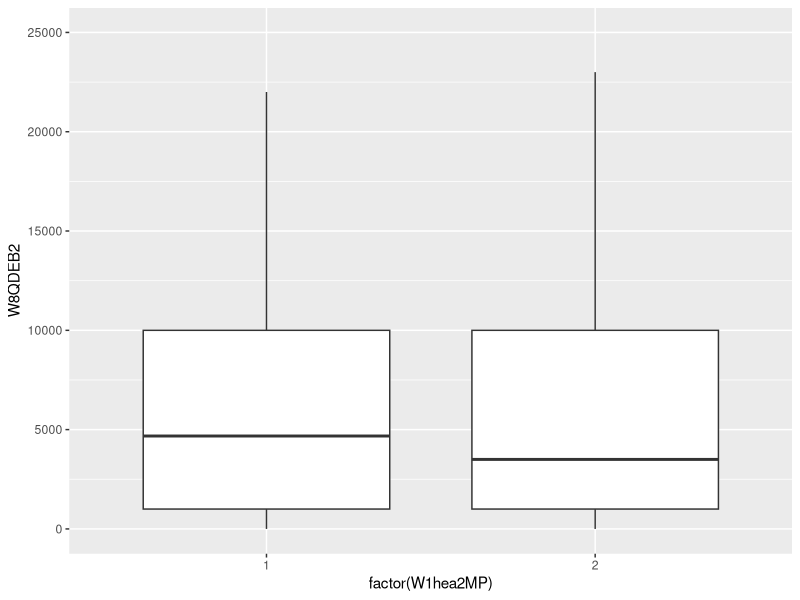
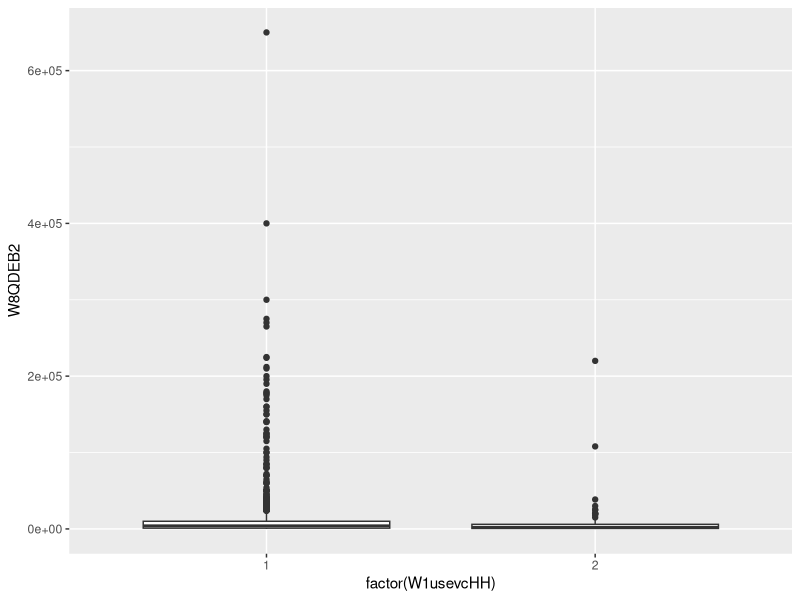
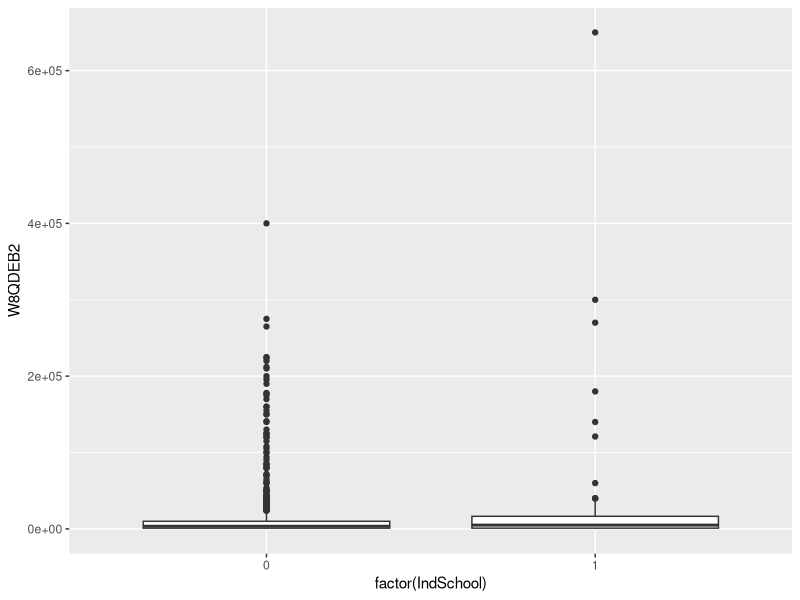
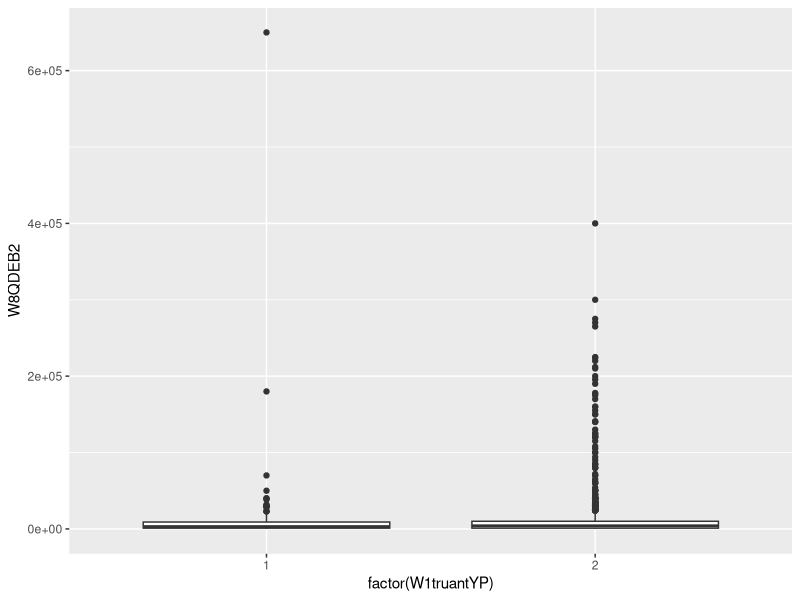
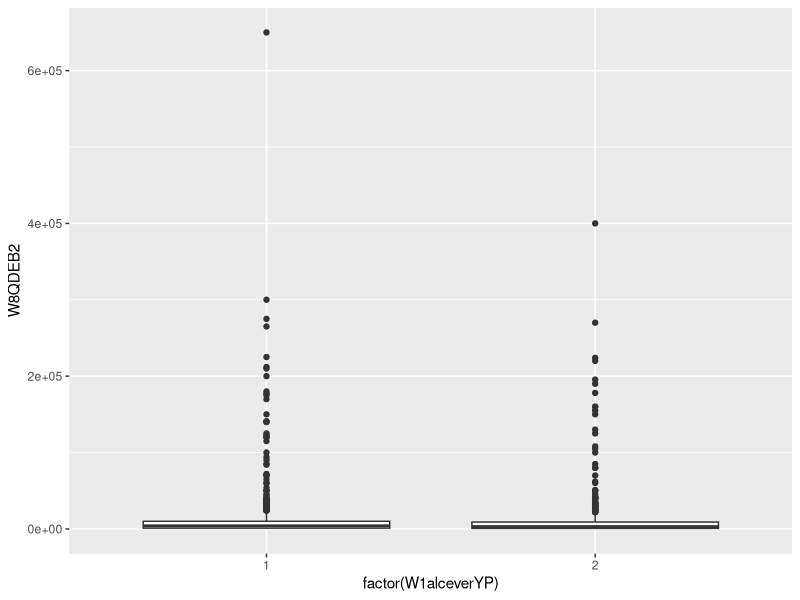
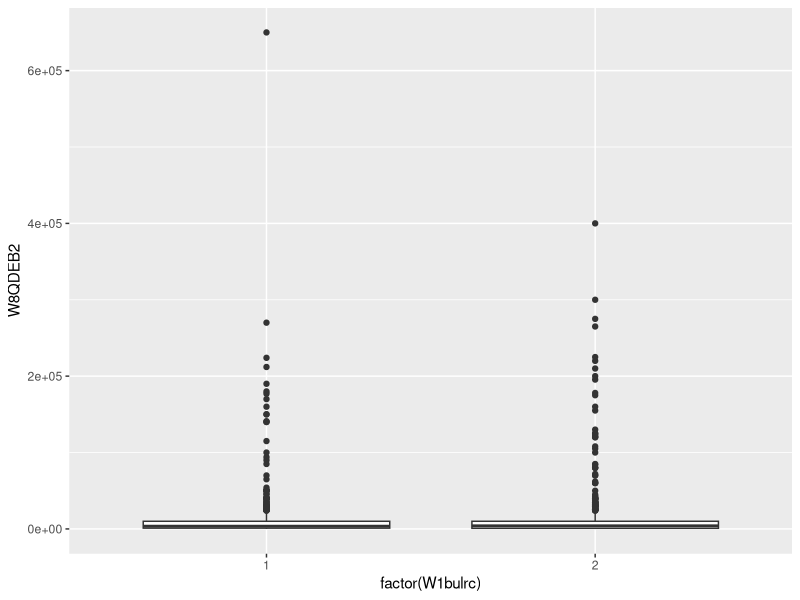
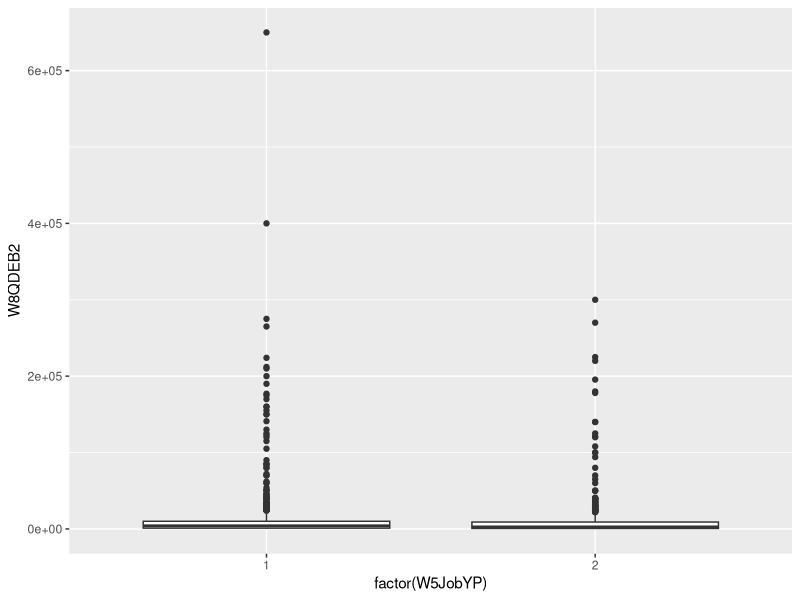
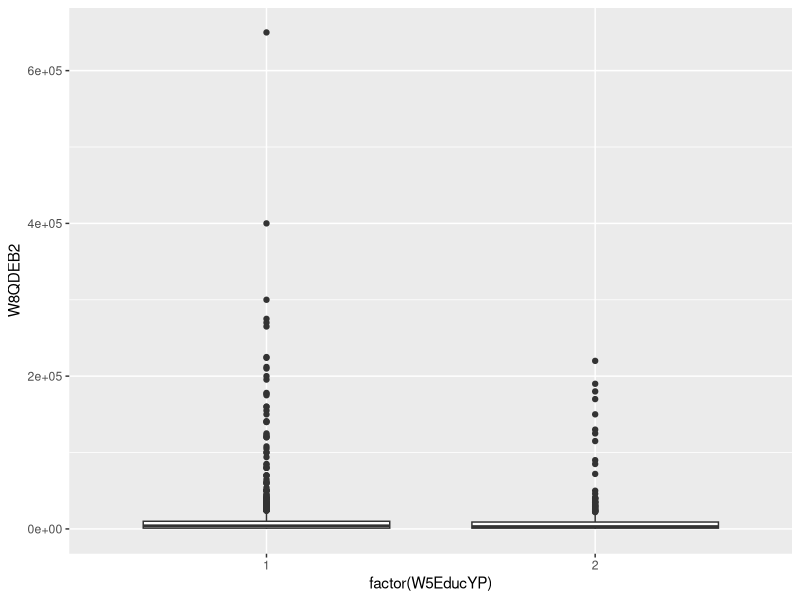

The R script that drew these images, in order:
## ---- chunk 1
rm(list=ls())
library(arm)
library(ggplot2)
library(dplyr)
library(tidyr)
library(gridExtra)
## ---- chunk 2
data<-read.csv("../data/W8QDEB2_cleaned.csv",header = TRUE, stringsAsFactors=TRUE)
head(data)
summary(data)
dim(data)
## ---- chunk 3
W1hea2MP<-ggplot(data=data, aes(x=factor(W1hea2MP),y=W8QDEB2)) +
  geom_boxplot(outlier.shape = NA)  +
  coord_cartesian(ylim = c(0, 25000))
  
W1hea2MP
## ---- chunk 4
summary(lm(W8QDEB2 ~ factor(W1hea2MP), data=data))
## ---- chunk 5
W1usevcHH<-ggplot(data=data, aes(x=factor(W1usevcHH),y=W8QDEB2)) +
  geom_boxplot()
  
W1usevcHH
## ---- chunk 6
summary(lm(W8QDEB2 ~ factor(W1usevcHH), data=data))
## ---- chunk 7
IndSchool<-ggplot(data=data, aes(x=factor(IndSchool),y=W8QDEB2)) +
  geom_boxplot()
  
IndSchool
## ---- chunk 8
summary(lm(W8QDEB2 ~ factor(IndSchool), data=data))
## ---- chunk 9
W1truantYP<-ggplot(data=data, aes(x=factor(W1truantYP),y=W8QDEB2)) +
  geom_boxplot()
  
W1truantYP
## ---- chunk 10
summary(lm(W8QDEB2 ~ factor(W1truantYP), data=data))
## ---- chunk 11
W1alceverYP<-ggplot(data=data, aes(x=factor(W1alceverYP),y=W8QDEB2)) +
  geom_boxplot()
  
W1alceverYP
## ---- chunk 12
summary(lm(W8QDEB2 ~ factor(W1alceverYP), data=data))
## ---- chunk 13
W1bulrc<-ggplot(data=data, aes(x=factor(W1bulrc),y=W8QDEB2)) +
  geom_boxplot()
  
W1bulrc
## ---- chunk 14
summary(lm(W8QDEB2 ~ factor(W1bulrc), data=data))
## ---- chunk 15
W5JobYP <- ggplot(data=data, aes(x=factor(W5JobYP), y=W8QDEB2)) + geom_boxplot()
W5JobYP
## ---- chunk 16
summary(lm(W8QDEB2 ~ factor(W5JobYP), data=data))
## ---- chunk 17
W5EducYP <- ggplot(data=data, aes(x=factor(W5EducYP), y=W8QDEB2)) + geom_boxplot()
W5EducYP
## ---- chunk 18
summary(lm(W8QDEB2 ~ factor(W5EducYP), data=data))
## ---- chunk 19
W5Apprent1YP <- ggplot(data=data, aes(x=factor(W5Apprent1YP), y=W8QDEB2)) + geom_boxplot()
W5Apprent1YP
## ---- chunk 20
summary(lm(W8QDEB2 ~ factor(W5Apprent1YP), data=data))
## ---- chunk 21
W6JobYP <- ggplot(data=data, aes(x=factor(W6JobYP), y=W8QDEB2)) + geom_boxplot()
W6JobYP
## ---- chunk 22
summary(lm(W8QDEB2 ~ factor(W6JobYP), data=data))
## ---- chunk 23
W6UnivYP <- ggplot(data=data, aes(x=factor(W6UnivYP), y=W8QDEB2)) + geom_boxplot()
W6UnivYP
## ---- chunk 24
summary(lm(W8QDEB2 ~ factor(W6UnivYP), data=data))
## ---- chunk 25
W6EducYP <- ggplot(data=data, aes(x=factor(W6EducYP), y=W8QDEB2)) + geom_boxplot()
W6EducYP
## ---- chunk 26
summary(lm(W8QDEB2 ~ factor(W6EducYP), data=data))
## ---- chunk 27
W6Apprent1YP <- ggplot(data=data, aes(x=factor(W6Apprent1YP), y=W8QDEB2)) + geom_boxplot()
W6Apprent1YP
## ---- chunk 28
summary(lm(W8QDEB2 ~ factor(W6Apprent1YP), data=data))
## ---- chunk 29
W6OwnchiDV <- ggplot(data=data, aes(x=factor(W6OwnchiDV), y=W8QDEB2)) + geom_boxplot()
W6OwnchiDV
## ---- chunk 30
summary(lm(W8QDEB2 ~ factor(W6OwnchiDV), data=data))
## ---- chunk 31
W6Childliv <- ggplot(data=data, aes(x=factor(W6Childliv), y=W8QDEB2)) + geom_boxplot()
W6Childliv
## ---- chunk 32
summary(lm(W8QDEB2 ~ factor(W6Childliv), data=data))
## ---- chunk 33
W1wrk1aMP<-ggplot(data=data, aes(x=factor(W1wrk1aMP),y=W8QDEB2)) +
  geom_boxplot(outlier.shape = NA)  +
  coord_cartesian(ylim = c(0, 25000))
  
W1wrk1aMP
## ---- chunk 34
summary(lm(W8QDEB2 ~ factor(W1wrk1aMP), data=data))
## ---- chunk 35
W1NoldBroHS<-ggplot(data=data, aes(x=factor(W1NoldBroHS),y=W8QDEB2)) +
    geom_boxplot(outlier.shape = NA)  +
  coord_cartesian(ylim = c(0, 25000))
  
W1NoldBroHS
## ---- chunk 36
summary(lm(W8QDEB2 ~ factor(W1NoldBroHS), data=data))
## ---- chunk 37
W1InCarHH<-ggplot(data=data, aes(x=factor(W1InCarHH),y=W8QDEB2)) +
  geom_boxplot(outlier.shape = NA)  +
  coord_cartesian(ylim = c(0, 25000))
  
W1InCarHH
## ---- chunk 38
summary(lm(W8QDEB2 ~ factor(W1InCarHH), data=data))
## ---- chunk 39
W1hous12HH<-ggplot(data=data, aes(x=factor(W1hous12HH),y=W8QDEB2)) +
  geom_boxplot(outlier.shape = NA)  +
  coord_cartesian(ylim = c(0, 25000))
  
W1hous12HH
## ---- chunk 40
summary(lm(W8QDEB2 ~ factor(W1hous12HH), data=data))
## ---- chunk 41
W1hiqualmum<-ggplot(data=data, aes(x=factor(W1hiqualmum),y=W8QDEB2)) +
  geom_boxplot(outlier.shape = NA)  +
  coord_cartesian(ylim = c(0, 25000))
  
W1hiqualmum
## ---- chunk 42
summary(lm(W8QDEB2 ~ factor(W1hiqualmum), data=data))
## ---- chunk 43
W1hiqualdad<-ggplot(data=data, aes(x=factor(W1hiqualdad),y=W8QDEB2)) +
  geom_boxplot(outlier.shape = NA)  +
  coord_cartesian(ylim = c(0, 25000))
  
W1hiqualdad
## ---- chunk 44
summary(lm(W8QDEB2 ~ factor(W1hiqualdad), data=data))
## ---- chunk 45
W1wrkfulldad<-ggplot(data=data, aes(x=factor(W1wrkfulldad),y=W8QDEB2)) + geom_boxplot(outlier.shape = NA)  +
  coord_cartesian(ylim = c(0, 25000))
  
W1wrkfulldad
## ---- chunk 46
summary(lm(W8QDEB2 ~ factor(W1wrkfulldad), data=data))
## ---- chunk 47
W1wrkfullmum<-ggplot(data=data, aes(x=factor(W1wrkfullmum),y=W8QDEB2)) +  geom_boxplot(outlier.shape = NA)  +
  coord_cartesian(ylim = c(0, 25000))
  
W1wrkfullmum
## ---- chunk 48
summary(lm(W8QDEB2 ~ factor(W1wrkfullmum), data=data))
## ---- chunk 49
W1empsmum<-ggplot(data=data, aes(x=factor(W1empsmum),y=W8QDEB2)) +
  geom_boxplot(outlier.shape = NA)  +
  coord_cartesian(ylim = c(0, 25000))
  
W1empsmum
## ---- chunk 50
summary(lm(W8QDEB2 ~ factor(W1empsmum), data=data))
## ---- chunk 51
W1empsdad<-ggplot(data=data, aes(x=factor(W1empsdad),y=W8QDEB2)) +
  geom_boxplot(outlier.shape = NA)  +
  coord_cartesian(ylim = c(0, 25000))
  
W1empsdad
## ---- chunk 52
summary(lm(W8QDEB2 ~ factor(W1empsdad), data=data))
## ---- chunk 53
W1marstatmum<-ggplot(data=data, aes(x=factor(W1marstatmum),y=W8QDEB2)) + geom_boxplot(outlier.shape = NA)  +
  coord_cartesian(ylim = c(0, 25000))
  
W1marstatmum
## ---- chunk 54
summary(lm(W8QDEB2 ~ factor(W1marstatmum), data=data))
## ---- chunk 55
W1depkids<-ggplot(data=data, aes(x=factor(W1depkids),y=W8QDEB2)) +
  geom_boxplot(outlier.shape = NA)  +
  coord_cartesian(ylim = c(0, 25000))
  
W1depkids
## ---- chunk 56
summary(lm(W8QDEB2 ~ factor(W1depkids), data=data))
## ---- chunk 57
W1famtyp2<-ggplot(data=data, aes(x=factor(W1famtyp2),y=W8QDEB2)) +
  geom_boxplot(outlier.shape = NA)  +
  coord_cartesian(ylim = c(0, 25000))
  
W1famtyp2
## ---- chunk 58
summary(lm(W8QDEB2 ~ factor(W1famtyp2), data=data))
## ---- chunk 59
W1nssecfam<-ggplot(data=data, aes(x=factor(W1nssecfam),y=W8QDEB2)) +
  geom_boxplot(outlier.shape = NA)  +
  coord_cartesian(ylim = c(0, 25000))
  
W1nssecfam
## ---- chunk 60
summary(lm(W8QDEB2 ~ factor(W1nssecfam), data=data))
## ---- chunk 61
W1ethgrpYP<-ggplot(data=data, aes(x=factor(W1ethgrpYP),y=W8QDEB2)) +
  geom_boxplot(outlier.shape = NA)  +
  coord_cartesian(ylim = c(0, 25000))
  
W1ethgrpYP
## ---- chunk 62
summary(lm(W8QDEB2 ~ factor(W1ethgrpYP), data=data))
## ---- chunk 63
W1heposs9YP<-ggplot(data=data, aes(x=factor(W1heposs9YP),y=W8QDEB2)) +
  geom_boxplot(outlier.shape = NA)  +
  coord_cartesian(ylim = c(0, 25000))
  
W1heposs9YP
## ---- chunk 64
summary(lm(W8QDEB2 ~ factor(W1heposs9YP), data=data))
## ---- chunk 65
W1hwndayYP<-ggplot(data=data, aes(x=factor(W1hwndayYP),y=W8QDEB2)) +
  geom_boxplot(outlier.shape = NA)  +
  coord_cartesian(ylim = c(0, 25000))
  
W1hwndayYP
## ---- chunk 66
summary(lm(W8QDEB2 ~ factor(W1hwndayYP), data=data))
## ---- chunk 67
W1disabYP<-ggplot(data=data, aes(x=factor(W1disabYP),y=W8QDEB2)) +
  geom_boxplot(outlier.shape = NA)  +
  coord_cartesian(ylim = c(0, 25000))
  
W1disabYP
## ---- chunk 68
summary(lm(W8QDEB2 ~ factor(W1disabYP), data=data))
## ---- chunk 69
W2disc1YP <- ggplot(data=data, aes(x=factor(W2disc1YP), y=W8QDEB2)) +
  geom_boxplot(outlier.shape = NA)  +
  coord_cartesian(ylim = c(0, 25000))
W2disc1YP
## ---- chunk 70
summary(lm(W8QDEB2 ~ factor(W2disc1YP), data=data))
## ---- chunk 71
W2depressYP <- ggplot(data=data, aes(x=factor(W2depressYP), y=W8QDEB2)) + geom_boxplot(outlier.shape = NA)  +
  coord_cartesian(ylim = c(0, 25000))
W2depressYP
## ---- chunk 72
summary(lm(W8QDEB2 ~ factor(W2depressYP), data=data))
## ---- chunk 73
W4AlcFreqYP <- ggplot(data=data, aes(x=factor(W4AlcFreqYP), y=W8QDEB2)) + geom_boxplot(outlier.shape = NA)  +
  coord_cartesian(ylim = c(0, 25000))
W4AlcFreqYP
## ---- chunk 74
summary(lm(W8QDEB2 ~ factor(W4AlcFreqYP), data=data))
## ---- chunk 75
W4CannTryYP <- ggplot(data=data, aes(x=factor(W4CannTryYP), y=W8QDEB2)) + geom_boxplot(outlier.shape = NA)  +
  coord_cartesian(ylim = c(0, 25000))
W4CannTryYP
## ---- chunk 76
summary(lm(W8QDEB2 ~ factor(W4CannTryYP), data=data))
## ---- chunk 77
W4NamesYP <- ggplot(data=data, aes(x=factor(W4NamesYP), y=W8QDEB2)) + geom_boxplot(outlier.shape = NA)  +
  coord_cartesian(ylim = c(0, 25000))
W4NamesYP
## ---- chunk 78
summary(lm(W8QDEB2 ~ factor(W4NamesYP), data=data))
## ---- chunk 79
W4RacismYP <- ggplot(data=data, aes(x=factor(W4RacismYP), y=W8QDEB2)) + geom_boxplot(outlier.shape = NA)  +
  coord_cartesian(ylim = c(0, 25000))
W4RacismYP
## ---- chunk 80
summary(lm(W8QDEB2 ~ factor(W4RacismYP), data=data))
## ---- chunk 81
W4empsYP <- ggplot(data=data, aes(x=factor(W4empsYP), y=W8QDEB2)) + geom_boxplot(outlier.shape = NA)  +
  coord_cartesian(ylim = c(0, 25000))
W4empsYP
## ---- chunk 82
summary(lm(W8QDEB2 ~ factor(W4empsYP), data=data))
## ---- chunk 83
W4Childck1YP <- ggplot(data=data, aes(x=factor(W4Childck1YP), y=W8QDEB2)) + geom_boxplot(outlier.shape = NA)  +
  coord_cartesian(ylim = c(0, 25000))
W4Childck1YP
## ---- chunk 84
summary(lm(W8QDEB2 ~ factor(W4Childck1YP), data=data))
## ---- chunk 85
W6acqno <- ggplot(data=data, aes(x=factor(W6acqno), y=W8QDEB2)) + geom_boxplot(outlier.shape = NA)  +
  coord_cartesian(ylim = c(0, 25000))
W6acqno
## ---- chunk 86
summary(lm(W8QDEB2 ~ factor(W6acqno), data=data))
## ---- chunk 87
W6gcse <- ggplot(data=data, aes(x=factor(W6gcse), y=W8QDEB2)) + geom_boxplot(outlier.shape = NA)  +
  coord_cartesian(ylim = c(0, 25000))
W6gcse
## ---- chunk 88
summary(lm(W8QDEB2 ~ factor(W6gcse), data=data))
## ---- chunk 89
W6als <- ggplot(data=data, aes(x=factor(W6als), y=W8QDEB2)) + geom_boxplot(outlier.shape = NA)  +
  coord_cartesian(ylim = c(0, 25000))
W6als
## ---- chunk 90
summary(lm(W8QDEB2 ~ factor(W6als), data=data))
## ---- chunk 91
W8DMARSTAT <- ggplot(data=data, aes(x=factor(W8DMARSTAT), y=W8QDEB2)) + geom_boxplot(outlier.shape = NA)  +
  coord_cartesian(ylim = c(0, 25000))
W8DMARSTAT
## ---- chunk 92
summary(lm(W8QDEB2 ~ factor(W8DMARSTAT), data=data))
## ---- chunk 93
W8TENURE <- ggplot(data=data, aes(x=factor(W8TENURE), y=W8QDEB2)) + geom_boxplot(outlier.shape = NA)  +
  coord_cartesian(ylim = c(0, 25000))
W8TENURE
## ---- chunk 94
summary(lm(W8QDEB2 ~ factor(W8TENURE), data=data))
## ---- chunk 95
W8DACTIVITY <- ggplot(data=data, aes(x=factor(W8DACTIVITY), y=W8QDEB2)) + geom_boxplot(outlier.shape = NA)  +
  coord_cartesian(ylim = c(0, 40000))
W8DACTIVITY
## ---- chunk 96
summary(lm(W8QDEB2 ~ factor(W8DACTIVITY), data=data))
## ---- chunk 97
W1GrssyrHH<-ggplot(data, aes(x = W1GrssyrHH, y = W8QDEB2)) + 
  geom_point(alpha=0.5)

W1GrssyrHH
## ---- chunk 98
W1yschat1<-ggplot(data, aes(x = W1yschat1, y = W8QDEB2)) + 
  geom_point(alpha=0.5)

W1yschat1
## ---- chunk 99
W2ghq12scr <- ggplot(data=data, aes(x=W2ghq12scr, y=W8QDEB2)) +
  geom_point(alpha=0.5)
W2ghq12scr
## ---- chunk 100
W4schatYP <- ggplot(data=data, aes(x=W4schatYP, y=W8QDEB2)) + geom_point(alpha=0.5)
W4schatYP
## ---- chunk 101
W6DebtattYP <- ggplot(data=data, aes(x=W6DebtattYP, y=W8QDEB2)) + geom_point(alpha=0.5)
W6DebtattYP
## ---- chunk 102
W8DGHQSC <- ggplot(data=data, aes(x=W8DGHQSC, y=W8QDEB2)) + geom_point(alpha=0.5)
W8DGHQSC
